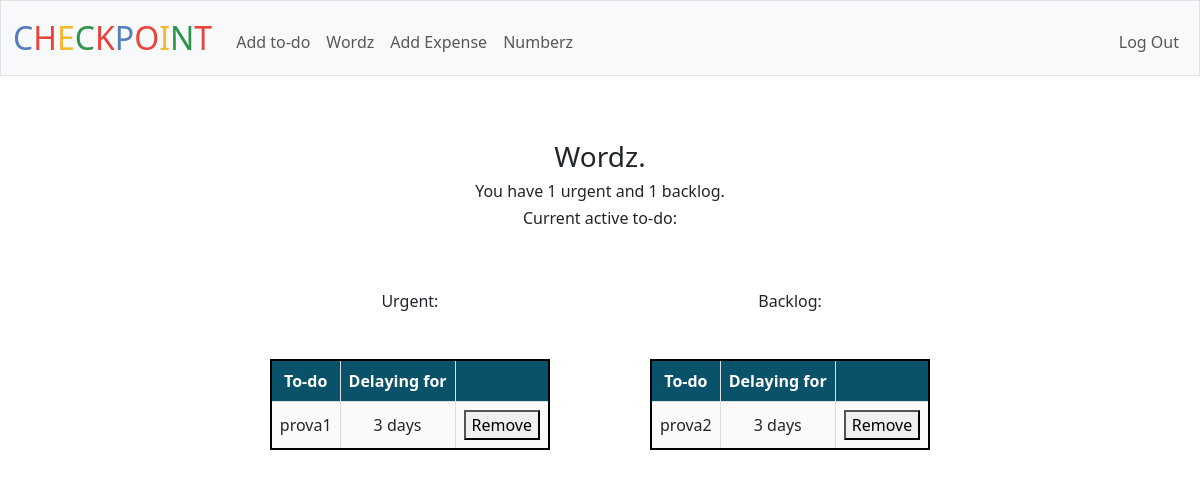
Page /wordz (signed in) on the earlier database version.
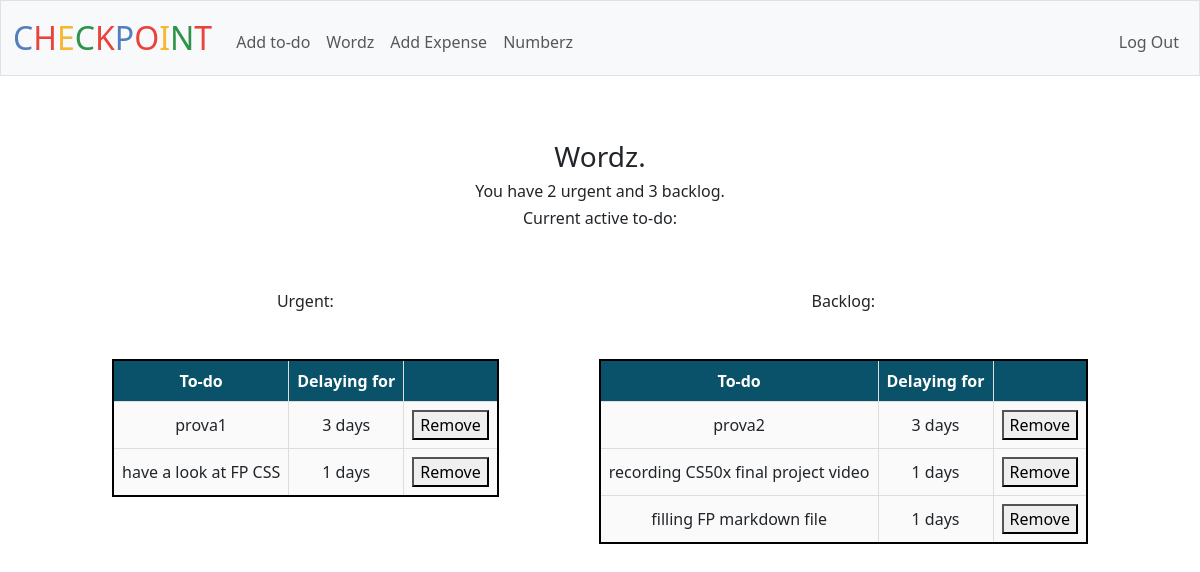
Same page on the later database version.
### tables this page shows
CREATE TABLE "todos" (
id INTEGER PRIMARY KEY AUTOINCREMENT NOT NULL,
username TEXT,
category TEXT,
item TEXT,
status TEXT,
timedate DATETIME DEFAULT CURRENT_TIMESTAMP,
FOREIGN KEY (username) REFERENCES users(username)
);

### app.py (the view)
@app.route("/wordz", methods=["GET", "POST"])
@login_required
def wordz():
    if request.method == "POST":
        item_remove = request.form.get("remove")
        if item_remove:
            db.execute("DELETE FROM todos WHERE item = ?", item_remove)
            return redirect(url_for("wordz"))
    else:
        user_todo_urgent = db.execute("SELECT item, timedate FROM todos WHERE username = ? AND category = ? AND status = ?", session["username"], "urgent", "open")
        for row in user_todo_urgent:
            row['timedate'] = datetime.strptime(row['timedate'], '%Y-%m-%d %H:%M:%S')  # Adjust format as needed
            row['delay'] = (datetime.now() - row['timedate']).days
        user_todo_backlog = db.execute("SELECT item, timedate FROM todos WHERE username = ? AND category = ? AND status = ?", session["username"], "backlog", "open")
        for row in user_todo_backlog:
            row['timedate'] = datetime.strptime(row['timedate'], '%Y-%m-%d %H:%M:%S')  # Adjust format as needed
            row['delay'] = (datetime.now() - row['timedate']).days
        return render_template("wordz.html", user_todo_urgent=user_todo_urgent, user_todo_backlog=user_todo_backlog)

### app.py (called while the page is built)
@app.after_request
def after_request(response):
    response.headers["Cache-Control"] = "no-cache, no-store, must-revalidate"
    response.headers["Expires"] = 0
    response.headers["Pragma"] = "no-cache"
    return response

### helpers.py (called while the page is built)
def login_required(f):
    @wraps(f)
    def decorated_function(*args, **kwargs):
        if session.get("user_id") is None:
            return redirect("/login")
        return f(*args, **kwargs)
    return decorated_function

### templates/wordz.html (shortened to what this page needs)
{% extends "layout.html" %}
{% block main %}
    <p>
        <h3>Wordz.</h3>
        <h6>You have {{ user_todo_urgent | length }} urgent and {{ user_todo_backlog | length }} backlog.</h6>
        <h6>Current active to-do:</h6><br>
    </p>
    <div class="table-container2">
        <div>
            <p><h6>Urgent:</h6></p>
            <div style="overflow-x: auto;">
                <table>
                    <tr>
                        <th>To-do</th>
                        <th>Delaying for</th>
                        <th></th>
                    </tr>
                    {% for row in user_todo_urgent %}
                    <tr>
                        <td>{{ row.item }}</td>
                        <td>{{ row.delay }} days</td>
                        <td>
                            <form method="post">
                                <button type="submit" name="remove" value="{{ row.item }}">Remove</button>
                            </form>
                        </td>
                    </tr>
                    {% endfor %}
                </table>
            </div>
        </div>
        <div>
            <p><h6>Backlog:</h6></p>
            <div style="overflow-x: auto;">
                <table>
                    <tr>
                        <th>To-do</th>
                        <th>Delaying for</th>
                        <th></th>
                    </tr>
                    {% for row in user_todo_backlog %}
                    <tr>
                        <td>{{ row.item }}</td>
                        <td>{{ row.delay }} days</td>
                        <td>
                            <form method="post">
                                <button type="submit" name="remove" value="{{ row.item }}">Remove</button>
                            </form>
                        </td>
                    </tr>
                    {% endfor %}
                </table>
            </div>
        </div>
    </div>
{% endblock %}

Differences in the rows shown:
added todos: item "have a look at FP CSS", delay "1", shown under "Urgent:"
added todos: item "recording CS50x final project video", delay "1", shown under "Backlog:"
added todos: item "filling FP markdown file", delay "1", shown under "Backlog:"
Other differences:
{{ user_todo_urgent | length }}: "1" → "2"
{{ user_todo_backlog | length }}: "1" → "3"
